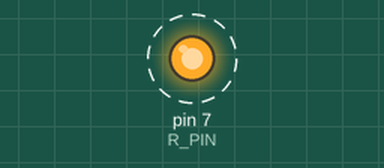
This sketch was run on a simulated Arduino Uno, built with avr-gcc and run on an emulated ATmega328P. On the bench: output pins drawn as LEDs (lit = HIGH). Dashed ring = blinking.

Above: at 0.5 s.
Timing chart, 0 to 4.6 s (numbered marks = the images above):
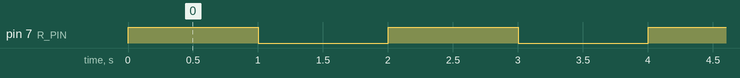

The sketch:

GPIO_Beispiel_LED.ino
```cpp
/*
 *****************************************************************************
 * Organisation: Universität Graz
 * Abteilung: Institut für Physik
 * Anwendung: Beispiel Sample-Code für die Vorlesungsübung
 *
 * Computergestützte Experimente und Signalauswertung
 * PHY.W04UB/UNT.038UB
 *
 * Projekt: Übungsteil - Vorgabe
 * Beispiel: GPIO - LED
 * Programmierer: Jan Enenkel
 * Datum: 16.3.2023
 * Hardware: Universität Graz - Physik Übungsboard - Arduino Uno ( mit CH340 )
 * Programmbeschreibung: Dieser Code soll eine GPIO als Ausgang konfigurieren
 * und anschließend die LED mit 2s leuchten lassen:
 * - eine sekunde Leuchten
 * - eine sekunde nicht Leuchten
 ******************************************************************************
*/

// Defintion des D7 pins als "R_PIN" an welchem die Rote LED angeschlossen ist.
#define R_PIN 7

// Setup Funktion wird einmal beim hochfahren des Arduino Ausgeführt
void setup() {

  pinMode( R_PIN , OUTPUT );     // Rote LED-pin auf Ausgang stellen

}

// Loop funktion wird kontinuierlich ausgeführt nach der Setup funktion.
void loop()
{
  digitalWrite( R_PIN , HIGH );   // Rote LED auf High stellen (+5V) damit leuchtet die LED
  delay(1000);                    // 1000ms warten
  digitalWrite( R_PIN , LOW );    // Rote LED auf Low stellen (0V) damit erlischt die LED
  delay(1000);                    // Wieder 1000ms warten
                                  // Durchlaufzeit wird ca. 2 sekunden benötigen
}
```

Measured:
- by itself, pin 7 (R_PIN): alternates HIGH for 1.0 s and LOW for 1.0 s
